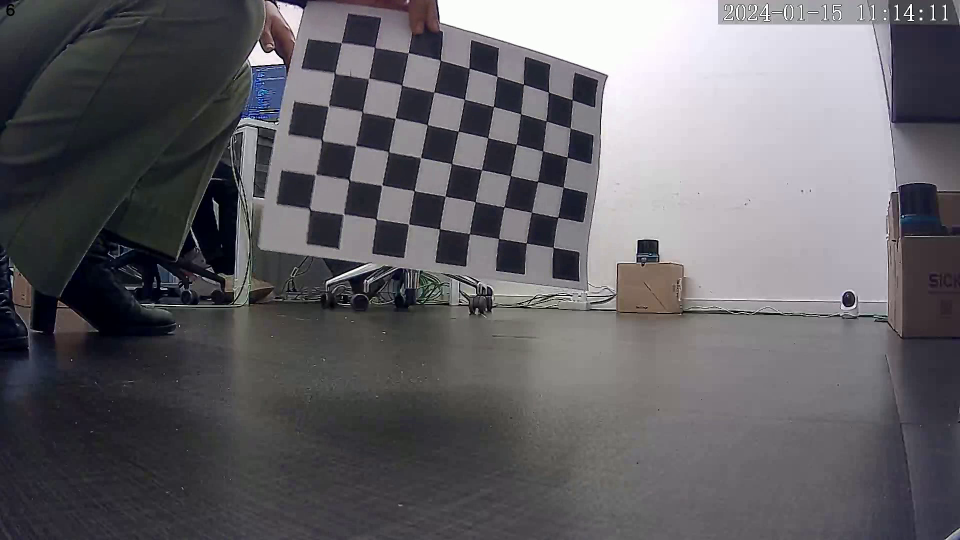
#> input picture frame 5 of point_cloud/Image_mapping/calib_1.avi, 1920 x 1080 px, given in place of highway.mp4, which was not available (shown at 1/2 size)
$ python Detection_30_10.py
#> lines starting #> are read from the running program, lines starting #| are printed output that depends on the picture; after the words box and inside, x2 and y2 are one past the last pixel; in counts of white or black regions, pixels touching at a corner belong together; pictures that were not available may be replaced by others from this repository, and a replacement may not be noted
import numpy as np
import cv2
import time


lk_params = dict(winSize  = (15, 15),
                maxLevel = 2,
                criteria = (cv2.TERM_CRITERIA_EPS | cv2.TERM_CRITERIA_COUNT, 10, 0.03))

#estes são os corners que queremos seguir
feature_params = dict(maxCorners = 20,
                    qualityLevel = 0.9,
                    minDistance = 10,
                    blockSize = 7 )


trajectory_len = 100
detect_interval = 5
trajectories = []
frame_idx = 0

cap = cv2.VideoCapture(r"C:\Users\hvendas\Desktop\GIT\opticalFlow\highway.mp4")


while True:


    # Read frames from the video file
    suc, frame = cap.read()
#> frame is the input picture: shape (1080, 1920, 3); mean B, G, R 102, 97.4, 99.2

    if not suc:
        break  # End of video

    # start time to calculate FPS

    start = time.time()

    #esta vai ser a minha imagem 1
    frame_gray = cv2.cvtColor(frame, cv2.COLOR_BGR2GRAY)
    img = frame.copy()

    # Calculate optical flow for a sparse feature set using the iterative Lucas-Kanade Method
    if len(trajectories) > 0:
        img0, img1 = prev_gray, frame_gray
        p0 = np.float32([trajectory[-1] for trajectory in trajectories]).reshape(-1, 1, 2)
        p1, _st, _err = cv2.calcOpticalFlowPyrLK(img0, img1, p0, None, **lk_params)
        p0r, _st, _err = cv2.calcOpticalFlowPyrLK(img1, img0, p1, None, **lk_params)
        d = abs(p0-p0r).reshape(-1, 2).max(-1)
        good = d < 1

        new_trajectories = []

        # Get all the trajectories
        for trajectory, (x, y), good_flag in zip(trajectories, p1.reshape(-1, 2), good):
            if not good_flag:
                continue
            trajectory.append((x, y))
            if len(trajectory) > trajectory_len:
                del trajectory[0]
            new_trajectories.append(trajectory)
            # Newest detected point
            cv2.circle(img, (int(x), int(y)), 2, (0, 0, 255), -1)

        trajectories = new_trajectories

        # Draw all the trajectories
        cv2.polylines(img, [np.int32(trajectory) for trajectory in trajectories], False, (0, 255, 0))
        cv2.putText(img, 'track count: %d' % len(trajectories), (20, 50), cv2.FONT_HERSHEY_PLAIN, 1, (0,255,0), 2)


    # Update interval - When to update and detect new features
    if frame_idx % detect_interval == 0:
        mask = np.zeros_like(frame_gray)
        mask[:] = 255

        # Lastest point in latest trajectory
        for x, y in [np.int32(trajectory[-1]) for trajectory in trajectories]:
            cv2.circle(mask, (x, y), 5, 0, -1)

        # Detect the good features to track
        p = cv2.goodFeaturesToTrack(frame_gray, mask = mask, **feature_params)
#> p = [[1841, 37], [1841, 21]]
        if p is not None:
            # If good features can be tracked - add that to the trajectories
            for x, y in np.float32(p).reshape(-1, 2):
                trajectories.append([(x, y)])
#> this loop made 2 passes
#> after the loop, trajectories = [[(1841, 37)], [(1841, 21)]]


    frame_idx += 1
    prev_gray = frame_gray

    # End time
    end = time.time()
    # calculate the FPS for current frame detection
    fps = 1 / (end-start)

    # Show Results
    cv2.putText(img, f"{fps:.2f} FPS", (20, 30), cv2.FONT_HERSHEY_SIMPLEX, 1, (0, 255, 0), 2)
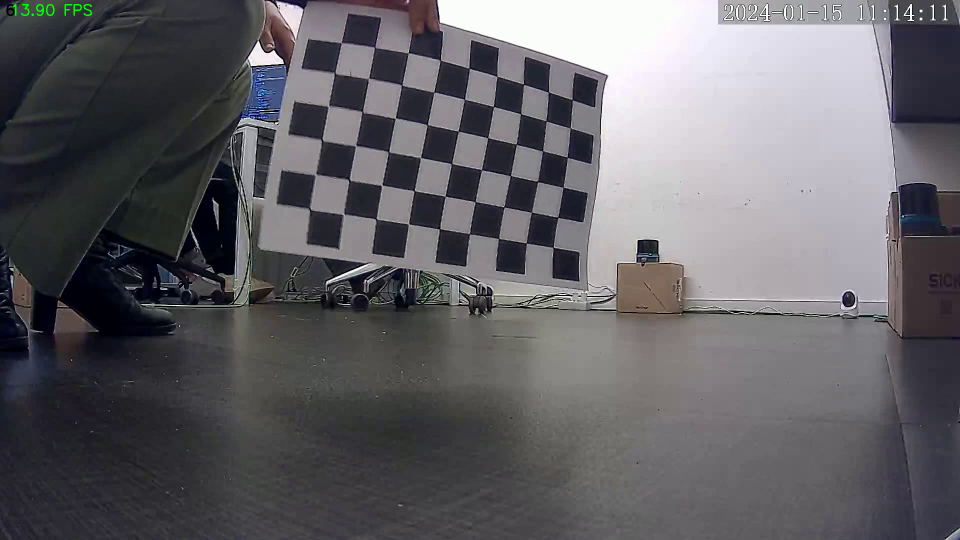
#> img: shape (1080, 1920, 3) (shown at 1/2 size); 0.05% of pixels changed, all inside (x1, y1, x2, y2) = (25, 8, 184, 32)
    cv2.imshow('Optical Flow', img)
    cv2.imshow('Mask', mask)

    if cv2.waitKey(10) & 0xFF == ord('q'):
#> (key q is pressed here)
        break


cap.release()
cv2.destroyAllWindows()

$ run again, starting later in the video
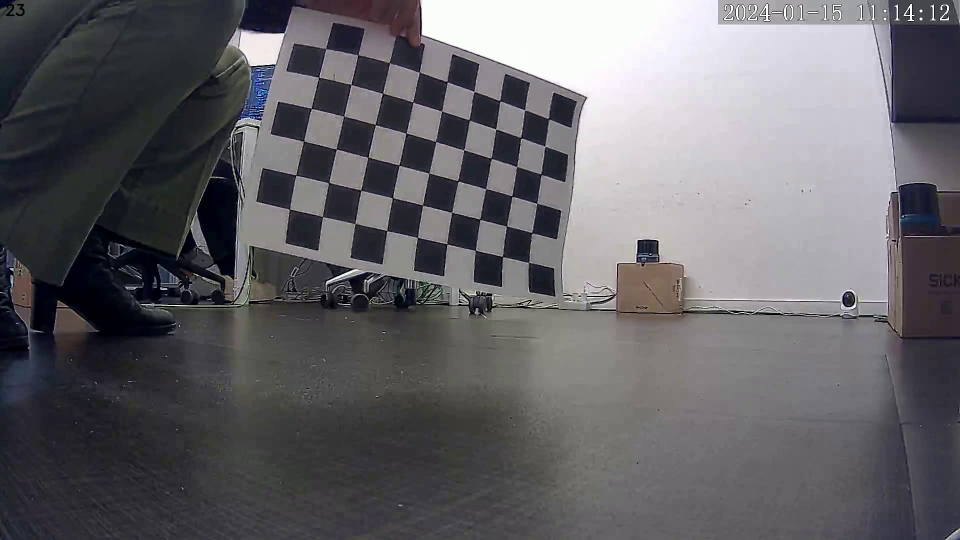
#> input picture frame 22 of point_cloud/Image_mapping/calib_1.avi, 1920 x 1080 px, given in place of highway.mp4, which was not available (shown at 1/2 size)
#> frame is the input picture: shape (1080, 1920, 3); mean B, G, R 103.6, 99.4, 100.9
#> p = [[1841, 38], [1842, 21]]
#> the loop `for x, y in np.float32(p).reshape(-1, 2):` made 2 passes
#> after the loop `for x, y in np.float32(p).reshape(-1, 2):`: trajectories = [[(1841, 38)], [(1842, 21)]]
#> `cv2.putText(img, f"{fps:.2f} FPS", (20, 30), cv2.FONT_HERSHEY_SIMPLEX,..`:
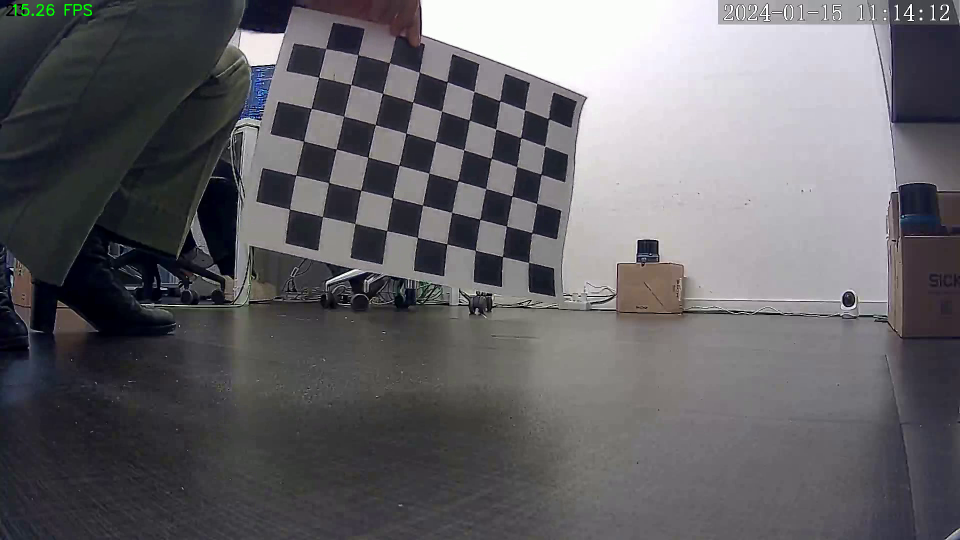
#> img: shape (1080, 1920, 3) (shown at 1/2 size); 0.05% of pixels changed, all inside (x1, y1, x2, y2) = (25, 8, 184, 32)

$ run again, starting later in the video
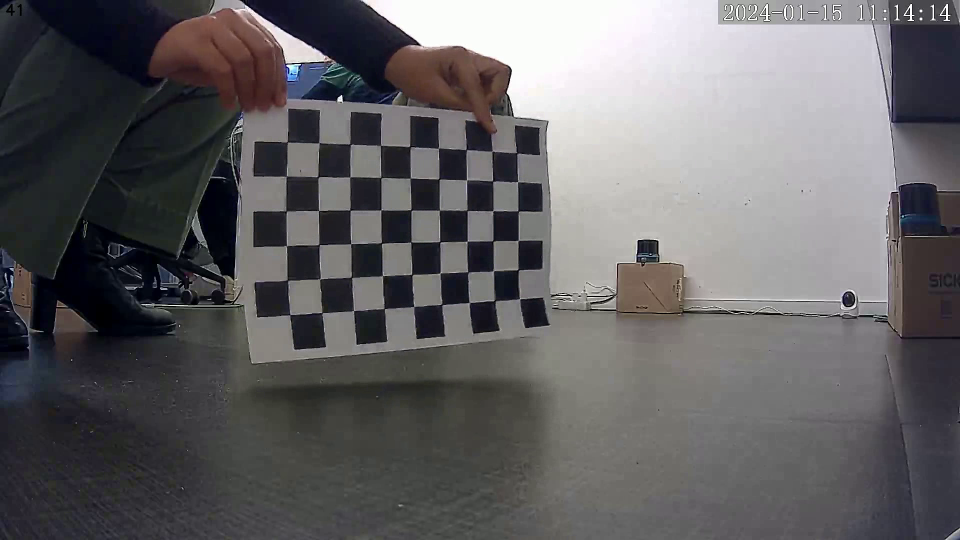
#> input picture frame 40 of point_cloud/Image_mapping/calib_1.avi, 1920 x 1080 px, given in place of highway.mp4, which was not available (shown at 1/2 size)
#> frame is the input picture: shape (1080, 1920, 3); mean B, G, R 99.8, 97.8, 99.4
#> `frame_gray = cv2.cvtColor(frame, cv2.COLOR_BGR2GRAY)`:
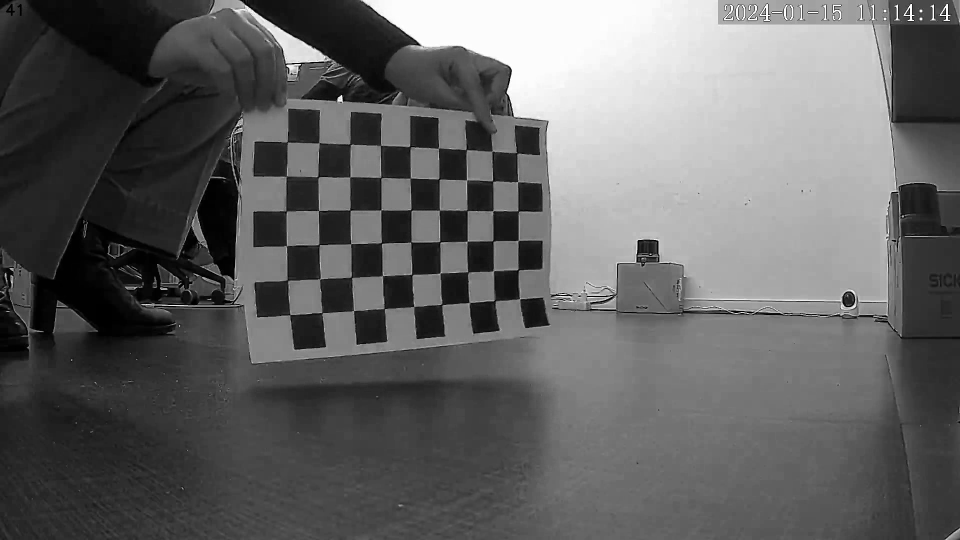
#> frame_gray: shape (1080, 1920) (shown at 1/2 size); min 0, max 255, mean 98.6
#> p = [[1841, 21], [1841, 37]]
#> the loop `for x, y in np.float32(p).reshape(-1, 2):` made 2 passes
#> after the loop `for x, y in np.float32(p).reshape(-1, 2):`: trajectories = [[(1841, 21)], [(1841, 37)]]
#> `cv2.putText(img, f"{fps:.2f} FPS", (20, 30), cv2.FONT_HERSHEY_SIMPLEX,..`:
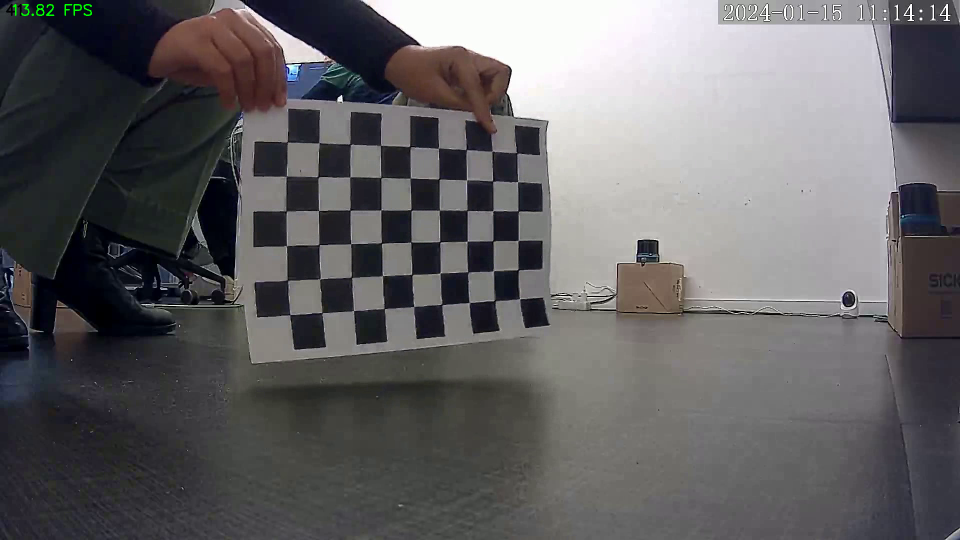
#> img: shape (1080, 1920, 3) (shown at 1/2 size); 0.05% of pixels changed, all inside (x1, y1, x2, y2) = (25, 8, 184, 32)
